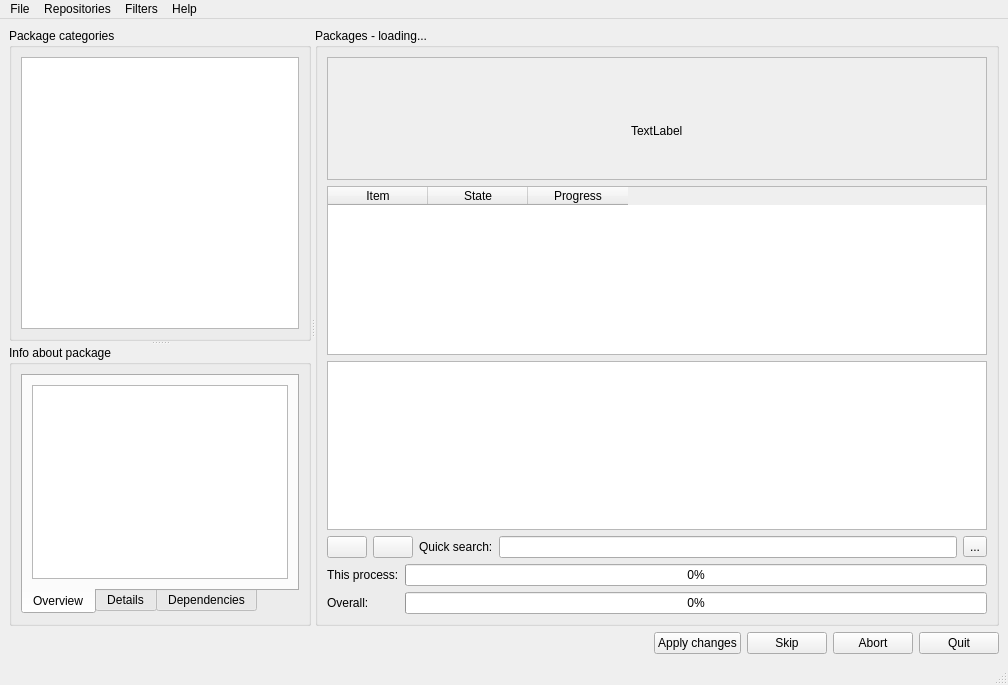
<ui version="4.0" >
 <class>MainWindow</class>
 <widget class="QMainWindow" name="MainWindow" >
  <property name="geometry" >
   <rect>
    <x>0</x>
    <y>0</y>
    <width>1008</width>
    <height>685</height>
   </rect>
  </property>
  <property name="windowTitle" >
   <string>MOPSLinux package manager</string>
  </property>
  <property name="windowIcon" >
   <iconset>/usr/share/mpkg/icons/removed_available.png</iconset>
  </property>
  <widget class="QWidget" name="centralwidget" >
   <layout class="QVBoxLayout" >
    <property name="margin" >
     <number>9</number>
    </property>
    <property name="spacing" >
     <number>6</number>
    </property>
    <item>
     <widget class="QSplitter" name="splitter_3" >
      <property name="orientation" >
       <enum>Qt::Horizontal</enum>
      </property>
      <widget class="QSplitter" name="splitter_2" >
       <property name="orientation" >
        <enum>Qt::Vertical</enum>
       </property>
       <widget class="QGroupBox" name="packageListBox" >
        <property name="sizePolicy" >
         <sizepolicy>
          <hsizetype>5</hsizetype>
          <vsizetype>4</vsizetype>
          <horstretch>0</horstretch>
          <verstretch>144</verstretch>
         </sizepolicy>
        </property>
        <property name="maximumSize" >
         <size>
          <width>16777215</width>
          <height>16777215</height>
         </size>
        </property>
        <property name="sizeIncrement" >
         <size>
          <width>0</width>
          <height>0</height>
         </size>
        </property>
        <property name="title" >
         <string>Package categories</string>
        </property>
        <layout class="QVBoxLayout" >
         <property name="margin" >
          <number>9</number>
         </property>
         <property name="spacing" >
          <number>6</number>
         </property>
         <item>
          <widget class="QSplitter" name="splitter" >
           <property name="orientation" >
            <enum>Qt::Vertical</enum>
           </property>
           <widget class="QListWidget" name="listWidget" >
            <property name="maximumSize" >
             <size>
              <width>515</width>
              <height>16777215</height>
             </size>
            </property>
            <property name="iconSize" >
             <size>
              <width>32</width>
              <height>32</height>
             </size>
            </property>
           </widget>
          </widget>
         </item>
        </layout>
       </widget>
       <widget class="QGroupBox" name="packageInfoBox" >
        <property name="sizePolicy" >
         <sizepolicy>
          <hsizetype>1</hsizetype>
          <vsizetype>4</vsizetype>
          <horstretch>0</horstretch>
          <verstretch>0</verstretch>
         </sizepolicy>
        </property>
        <property name="minimumSize" >
         <size>
          <width>0</width>
          <height>0</height>
         </size>
        </property>
        <property name="sizeIncrement" >
         <size>
          <width>0</width>
          <height>0</height>
         </size>
        </property>
        <property name="title" >
         <string>Info about package</string>
        </property>
        <layout class="QVBoxLayout" >
         <property name="margin" >
          <number>9</number>
         </property>
         <property name="spacing" >
          <number>6</number>
         </property>
         <item>
          <widget class="QTabWidget" name="tabWidget" >
           <property name="tabPosition" >
            <enum>QTabWidget::South</enum>
           </property>
           <property name="tabShape" >
            <enum>QTabWidget::Rounded</enum>
           </property>
           <property name="currentIndex" >
            <number>0</number>
           </property>
           <property name="usesScrollButtons" >
            <bool>true</bool>
           </property>
           <widget class="QWidget" name="tab" >
            <attribute name="title" >
             <string>Overview</string>
            </attribute>
            <layout class="QVBoxLayout" >
             <property name="margin" >
              <number>9</number>
             </property>
             <property name="spacing" >
              <number>6</number>
             </property>
             <item>
              <widget class="QTextEdit" name="overviewEdit" />
             </item>
            </layout>
           </widget>
           <widget class="QWidget" name="tab_2" >
            <attribute name="title" >
             <string>Details</string>
            </attribute>
            <layout class="QHBoxLayout" >
             <property name="margin" >
              <number>9</number>
             </property>
             <property name="spacing" >
              <number>6</number>
             </property>
             <item>
              <widget class="QTextEdit" name="detailedEdit" />
             </item>
            </layout>
           </widget>
           <widget class="QWidget" name="tab_3" >
            <attribute name="title" >
             <string>Dependencies</string>
            </attribute>
            <layout class="QHBoxLayout" >
             <property name="margin" >
              <number>9</number>
             </property>
             <property name="spacing" >
              <number>6</number>
             </property>
             <item>
              <widget class="QTreeWidget" name="depTreeWidget" />
             </item>
            </layout>
           </widget>
          </widget>
         </item>
        </layout>
       </widget>
      </widget>
      <widget class="QGroupBox" name="packagesBox" >
       <property name="sizePolicy" >
        <sizepolicy>
         <hsizetype>4</hsizetype>
         <vsizetype>5</vsizetype>
         <horstretch>10</horstretch>
         <verstretch>0</verstretch>
        </sizepolicy>
       </property>
       <property name="minimumSize" >
        <size>
         <width>300</width>
         <height>200</height>
        </size>
       </property>
       <property name="title" >
        <string>Packages - loading...</string>
       </property>
       <property name="flat" >
        <bool>false</bool>
       </property>
       <layout class="QVBoxLayout" >
        <property name="margin" >
         <number>9</number>
        </property>
        <property name="spacing" >
         <number>6</number>
        </property>
        <item>
         <widget class="QFrame" name="splashFrame" >
          <property name="autoFillBackground" >
           <bool>true</bool>
          </property>
          <property name="frameShape" >
           <enum>QFrame::StyledPanel</enum>
          </property>
          <property name="frameShadow" >
           <enum>QFrame::Raised</enum>
          </property>
          <layout class="QVBoxLayout" >
           <property name="margin" >
            <number>9</number>
           </property>
           <property name="spacing" >
            <number>6</number>
           </property>
           <item>
            <spacer>
             <property name="orientation" >
              <enum>Qt::Vertical</enum>
             </property>
             <property name="sizeHint" >
              <size>
               <width>20</width>
               <height>40</height>
              </size>
             </property>
            </spacer>
           </item>
           <item>
            <layout class="QHBoxLayout" >
             <property name="margin" >
              <number>0</number>
             </property>
             <property name="spacing" >
              <number>6</number>
             </property>
             <item>
              <spacer>
               <property name="orientation" >
                <enum>Qt::Horizontal</enum>
               </property>
               <property name="sizeHint" >
                <size>
                 <width>40</width>
                 <height>20</height>
                </size>
               </property>
              </spacer>
             </item>
             <item>
              <widget class="QLabel" name="loadingLabel" >
               <property name="text" >
                <string/>
               </property>
              </widget>
             </item>
             <item>
              <spacer>
               <property name="orientation" >
                <enum>Qt::Horizontal</enum>
               </property>
               <property name="sizeHint" >
                <size>
                 <width>40</width>
                 <height>20</height>
                </size>
               </property>
              </spacer>
             </item>
            </layout>
           </item>
           <item>
            <layout class="QHBoxLayout" >
             <property name="margin" >
              <number>0</number>
             </property>
             <property name="spacing" >
              <number>6</number>
             </property>
             <item>
              <spacer>
               <property name="orientation" >
                <enum>Qt::Horizontal</enum>
               </property>
               <property name="sizeHint" >
                <size>
                 <width>40</width>
                 <height>20</height>
                </size>
               </property>
              </spacer>
             </item>
             <item>
              <widget class="QLabel" name="indicatorLabel" >
               <property name="text" >
                <string>TextLabel</string>
               </property>
              </widget>
             </item>
             <item>
              <spacer>
               <property name="orientation" >
                <enum>Qt::Horizontal</enum>
               </property>
               <property name="sizeHint" >
                <size>
                 <width>40</width>
                 <height>20</height>
                </size>
               </property>
              </spacer>
             </item>
            </layout>
           </item>
           <item>
            <spacer>
             <property name="orientation" >
              <enum>Qt::Vertical</enum>
             </property>
             <property name="sizeHint" >
              <size>
               <width>20</width>
               <height>40</height>
              </size>
             </property>
            </spacer>
           </item>
          </layout>
         </widget>
        </item>
        <item>
         <widget class="QTableWidget" name="progressTable" >
          <property name="editTriggers" >
           <set>QAbstractItemView::NoEditTriggers</set>
          </property>
          <property name="selectionMode" >
           <enum>QAbstractItemView::NoSelection</enum>
          </property>
          <property name="selectionBehavior" >
           <enum>QAbstractItemView::SelectRows</enum>
          </property>
          <property name="showGrid" >
           <bool>false</bool>
          </property>
          <column>
           <property name="text" >
            <string>Item</string>
           </property>
          </column>
          <column>
           <property name="text" >
            <string>State</string>
           </property>
          </column>
          <column>
           <property name="text" >
            <string>Progress</string>
           </property>
          </column>
         </widget>
        </item>
        <item>
         <widget class="QTableWidget" name="packageTable" >
          <property name="baseSize" >
           <size>
            <width>0</width>
            <height>0</height>
           </size>
          </property>
          <property name="mouseTracking" >
           <bool>false</bool>
          </property>
          <property name="contextMenuPolicy" >
           <enum>Qt::CustomContextMenu</enum>
          </property>
          <property name="frameShape" >
           <enum>QFrame::StyledPanel</enum>
          </property>
          <property name="horizontalScrollBarPolicy" >
           <enum>Qt::ScrollBarAlwaysOff</enum>
          </property>
          <property name="autoScroll" >
           <bool>true</bool>
          </property>
          <property name="editTriggers" >
           <set>QAbstractItemView::NoEditTriggers</set>
          </property>
          <property name="tabKeyNavigation" >
           <bool>false</bool>
          </property>
          <property name="alternatingRowColors" >
           <bool>true</bool>
          </property>
          <property name="selectionMode" >
           <enum>QAbstractItemView::ExtendedSelection</enum>
          </property>
          <property name="selectionBehavior" >
           <enum>QAbstractItemView::SelectRows</enum>
          </property>
          <property name="verticalScrollMode" >
           <enum>QAbstractItemView::ScrollPerItem</enum>
          </property>
          <property name="horizontalScrollMode" >
           <enum>QAbstractItemView::ScrollPerItem</enum>
          </property>
          <property name="showGrid" >
           <bool>true</bool>
          </property>
          <property name="gridStyle" >
           <enum>Qt::DotLine</enum>
          </property>
          <property name="sortingEnabled" >
           <bool>false</bool>
          </property>
         </widget>
        </item>
        <item>
         <layout class="QHBoxLayout" >
          <property name="margin" >
           <number>0</number>
          </property>
          <property name="spacing" >
           <number>6</number>
          </property>
          <item>
           <widget class="QPushButton" name="selectAllButton" >
            <property name="text" >
             <string/>
            </property>
            <property name="icon" >
             <iconset>/usr/share/mpkg/icons/install.png</iconset>
            </property>
           </widget>
          </item>
          <item>
           <widget class="QPushButton" name="deselectAllButton" >
            <property name="text" >
             <string/>
            </property>
            <property name="icon" >
             <iconset>/usr/share/mpkg/icons/purge.png</iconset>
            </property>
           </widget>
          </item>
          <item>
           <widget class="QLabel" name="quickSearchLabel" >
            <property name="text" >
             <string>Quick search:</string>
            </property>
           </widget>
          </item>
          <item>
           <widget class="QLineEdit" name="quickPackageSearchEdit" />
          </item>
          <item>
           <widget class="QToolButton" name="clearSearchButton" >
            <property name="text" >
             <string>...</string>
            </property>
            <property name="icon" >
             <iconset>/usr/share/mpkg/icons/clear_left.png</iconset>
            </property>
           </widget>
          </item>
         </layout>
        </item>
        <item>
         <layout class="QGridLayout" >
          <property name="margin" >
           <number>0</number>
          </property>
          <property name="spacing" >
           <number>6</number>
          </property>
          <item row="0" column="0" >
           <widget class="QLabel" name="totalLabel" >
            <property name="text" >
             <string>This process:</string>
            </property>
           </widget>
          </item>
          <item row="1" column="1" >
           <widget class="QProgressBar" name="progressBar" >
            <property name="enabled" >
             <bool>true</bool>
            </property>
            <property name="statusTip" >
             <string/>
            </property>
            <property name="whatsThis" >
             <string/>
            </property>
            <property name="value" >
             <number>0</number>
            </property>
            <property name="alignment" >
             <set>Qt::AlignLeading|Qt::AlignLeft|Qt::AlignVCenter</set>
            </property>
            <property name="orientation" >
             <enum>Qt::Horizontal</enum>
            </property>
           </widget>
          </item>
          <item row="1" column="0" >
           <widget class="QLabel" name="currentLabel" >
            <property name="text" >
             <string>Overall:</string>
            </property>
           </widget>
          </item>
          <item row="0" column="1" >
           <widget class="QProgressBar" name="progressBar2" >
            <property name="value" >
             <number>0</number>
            </property>
            <property name="orientation" >
             <enum>Qt::Horizontal</enum>
            </property>
           </widget>
          </item>
         </layout>
        </item>
       </layout>
      </widget>
     </widget>
    </item>
    <item>
     <layout class="QHBoxLayout" >
      <property name="margin" >
       <number>0</number>
      </property>
      <property name="spacing" >
       <number>6</number>
      </property>
      <item>
       <widget class="QLabel" name="statLabel" >
        <property name="sizePolicy" >
         <sizepolicy>
          <hsizetype>3</hsizetype>
          <vsizetype>5</vsizetype>
          <horstretch>0</horstretch>
          <verstretch>0</verstretch>
         </sizepolicy>
        </property>
        <property name="text" >
         <string/>
        </property>
       </widget>
      </item>
      <item>
       <widget class="QPushButton" name="applyButton" >
        <property name="text" >
         <string>Apply changes</string>
        </property>
       </widget>
      </item>
      <item>
       <layout class="QHBoxLayout" >
        <property name="margin" >
         <number>0</number>
        </property>
        <property name="spacing" >
         <number>6</number>
        </property>
        <item>
         <widget class="QPushButton" name="skipButton" >
          <property name="text" >
           <string>Skip</string>
          </property>
         </widget>
        </item>
        <item>
         <widget class="QPushButton" name="abortButton" >
          <property name="text" >
           <string>Abort</string>
          </property>
         </widget>
        </item>
        <item>
         <widget class="QPushButton" name="quitButton" >
          <property name="text" >
           <string>Quit</string>
          </property>
         </widget>
        </item>
       </layout>
      </item>
     </layout>
    </item>
   </layout>
  </widget>
  <widget class="QMenuBar" name="menubar" >
   <property name="geometry" >
    <rect>
     <x>0</x>
     <y>0</y>
     <width>1008</width>
     <height>28</height>
    </rect>
   </property>
   <widget class="QMenu" name="menuRepositories" >
    <property name="title" >
     <string>Repositories</string>
    </property>
    <addaction name="actionAdd_remove_repositories" />
    <addaction name="actionUpdate_data" />
   </widget>
   <widget class="QMenu" name="menuHelp" >
    <property name="title" >
     <string>Help</string>
    </property>
    <addaction name="actionHelp_topics" />
    <addaction name="actionMini_FAQ" />
    <addaction name="actionAbout" />
   </widget>
   <widget class="QMenu" name="menuFile" >
    <property name="title" >
     <string>File</string>
    </property>
    <addaction name="actionPreferences" />
    <addaction name="actionCore_settings" />
    <addaction name="separator" />
    <addaction name="actionCommit_changes" />
    <addaction name="actionReset_changes" />
    <addaction name="actionReset_all_queue" />
    <addaction name="separator" />
    <addaction name="actionSave_queue" />
    <addaction name="actionClean_cache" />
    <addaction name="separator" />
    <addaction name="actionQuit" />
   </widget>
   <widget class="QMenu" name="menuFilters" >
    <property name="title" >
     <string>Filters</string>
    </property>
    <addaction name="actionShow_available" />
    <addaction name="actionShow_installed" />
    <addaction name="actionShow_broken" />
    <addaction name="actionShow_configexist" />
    <addaction name="actionShow_queue" />
    <addaction name="actionCustom_filter" />
    <addaction name="actionShow_install" />
    <addaction name="actionShow_purge" />
    <addaction name="actionShow_unavailable" />
    <addaction name="actionShow_deprecated" />
   </widget>
   <addaction name="menuFile" />
   <addaction name="menuRepositories" />
   <addaction name="menuFilters" />
   <addaction name="menuHelp" />
  </widget>
  <widget class="QStatusBar" name="statusbar" />
  <action name="actionAdd_remove_repositories" >
   <property name="icon" >
    <iconset>/usr/share/mpkg/icons/icons/taskbar.png</iconset>
   </property>
   <property name="text" >
    <string>Add/remove repositories</string>
   </property>
  </action>
  <action name="actionInstalled" >
   <property name="text" >
    <string>Installed</string>
   </property>
  </action>
  <action name="actionAvailable" >
   <property name="text" >
    <string>Installed</string>
   </property>
  </action>
  <action name="actionAvailable_2" >
   <property name="text" >
    <string>Available</string>
   </property>
  </action>
  <action name="actionShow_installed" >
   <property name="checkable" >
    <bool>true</bool>
   </property>
   <property name="checked" >
    <bool>true</bool>
   </property>
   <property name="icon" >
    <iconset>/usr/share/mpkg/icons/installed.png</iconset>
   </property>
   <property name="text" >
    <string>Show installed</string>
   </property>
   <property name="shortcut" >
    <string>Ctrl+2</string>
   </property>
  </action>
  <action name="actionShow_available" >
   <property name="checkable" >
    <bool>true</bool>
   </property>
   <property name="checked" >
    <bool>true</bool>
   </property>
   <property name="icon" >
    <iconset>/usr/share/mpkg/icons/available.png</iconset>
   </property>
   <property name="text" >
    <string>Show available</string>
   </property>
   <property name="shortcut" >
    <string>Ctrl+1</string>
   </property>
  </action>
  <action name="actionShow_broken" >
   <property name="checkable" >
    <bool>true</bool>
   </property>
   <property name="checked" >
    <bool>true</bool>
   </property>
   <property name="icon" >
    <iconset>/usr/share/mpkg/icons/warning.png</iconset>
   </property>
   <property name="text" >
    <string>Show broken</string>
   </property>
   <property name="visible" >
    <bool>false</bool>
   </property>
  </action>
  <action name="actionShow_configexist" >
   <property name="checkable" >
    <bool>true</bool>
   </property>
   <property name="checked" >
    <bool>true</bool>
   </property>
   <property name="icon" >
    <iconset>/usr/share/mpkg/icons/remove.png</iconset>
   </property>
   <property name="text" >
    <string>Show not purged</string>
   </property>
   <property name="iconText" >
    <string>Show not purged</string>
   </property>
   <property name="toolTip" >
    <string>Show packages that have config files (i.e. not purged)</string>
   </property>
   <property name="whatsThis" >
    <string/>
   </property>
   <property name="shortcut" >
    <string>Ctrl+3</string>
   </property>
  </action>
  <action name="actionShow_queue" >
   <property name="checkable" >
    <bool>true</bool>
   </property>
   <property name="checked" >
    <bool>true</bool>
   </property>
   <property name="icon" >
    <iconset>/usr/share/mpkg/icons/install.png</iconset>
   </property>
   <property name="text" >
    <string>Show queued</string>
   </property>
   <property name="iconText" >
    <string>Show queued</string>
   </property>
   <property name="toolTip" >
    <string>Show queued</string>
   </property>
   <property name="visible" >
    <bool>false</bool>
   </property>
  </action>
  <action name="actionCustom_filter" >
   <property name="text" >
    <string>Custom filter...</string>
   </property>
   <property name="visible" >
    <bool>false</bool>
   </property>
  </action>
  <action name="actionHelp_topics" >
   <property name="text" >
    <string>Help topics</string>
   </property>
   <property name="visible" >
    <bool>false</bool>
   </property>
  </action>
  <action name="actionMini_FAQ" >
   <property name="text" >
    <string>Mini-FAQ</string>
   </property>
   <property name="visible" >
    <bool>false</bool>
   </property>
  </action>
  <action name="actionAbout" >
   <property name="icon" >
    <iconset>/usr/share/mpkg/icons/warning.png</iconset>
   </property>
   <property name="text" >
    <string>About...</string>
   </property>
  </action>
  <action name="actionPreferences" >
   <property name="icon" >
    <iconset>/usr/share/mpkg/icons/icons/default.kde/32x32/apps/package_utilities.png</iconset>
   </property>
   <property name="text" >
    <string>Preferences</string>
   </property>
   <property name="shortcut" >
    <string>Ctrl+P</string>
   </property>
  </action>
  <action name="actionCore_settings" >
   <property name="icon" >
    <iconset>/usr/share/mpkg/icons/icons/default.kde/32x32/apps/kcmprocessor.png</iconset>
   </property>
   <property name="text" >
    <string>Core settings</string>
   </property>
  </action>
  <action name="actionCommit_changes" >
   <property name="icon" >
    <iconset>/usr/share/mpkg/icons/installed.png</iconset>
   </property>
   <property name="text" >
    <string>Commit changes</string>
   </property>
   <property name="shortcut" >
    <string>Ctrl+S</string>
   </property>
  </action>
  <action name="actionReset_changes" >
   <property name="icon" >
    <iconset>/opt/kde/share/icons/crystalsvg/48x48/actions/rotate_ccw.png</iconset>
   </property>
   <property name="text" >
    <string>Reset changes</string>
   </property>
   <property name="shortcut" >
    <string>Ctrl+L</string>
   </property>
  </action>
  <action name="actionReset_all_queue" >
   <property name="icon" >
    <iconset>/opt/kde/share/icons/crystalsvg/48x48/actions/eraser.png</iconset>
   </property>
   <property name="text" >
    <string>Reset all queue</string>
   </property>
  </action>
  <action name="actionSave_queue" >
   <property name="icon" >
    <iconset>/opt/kde/share/icons/crystalsvg/32x32/actions/filesave.png</iconset>
   </property>
   <property name="text" >
    <string>Save queue</string>
   </property>
  </action>
  <action name="actionQuit" >
   <property name="icon" >
    <iconset>/opt/kde/share/icons/crystalsvg/48x48/actions/exit.png</iconset>
   </property>
   <property name="text" >
    <string>Quit</string>
   </property>
   <property name="shortcut" >
    <string>Ctrl+Q</string>
   </property>
  </action>
  <action name="actionClean_cache" >
   <property name="icon" >
    <iconset>/opt/kde/share/icons/crystalsvg/128x128/filesystems/trashcan_full.png</iconset>
   </property>
   <property name="text" >
    <string>Clean cache</string>
   </property>
  </action>
  <action name="actionShow_install" >
   <property name="checkable" >
    <bool>true</bool>
   </property>
   <property name="checked" >
    <bool>true</bool>
   </property>
   <property name="text" >
    <string>Show queued</string>
   </property>
   <property name="visible" >
    <bool>false</bool>
   </property>
  </action>
  <action name="actionShow_purge" >
   <property name="checkable" >
    <bool>true</bool>
   </property>
   <property name="checked" >
    <bool>true</bool>
   </property>
   <property name="text" >
    <string>Show purge</string>
   </property>
   <property name="visible" >
    <bool>false</bool>
   </property>
  </action>
  <action name="actionShow_unavailable" >
   <property name="checkable" >
    <bool>true</bool>
   </property>
   <property name="checked" >
    <bool>true</bool>
   </property>
   <property name="icon" >
    <iconset>/usr/share/mpkg/icons/unknown.png</iconset>
   </property>
   <property name="text" >
    <string>Show unavailable</string>
   </property>
   <property name="shortcut" >
    <string>Ctrl+4</string>
   </property>
  </action>
  <action name="actionUpdate_data" >
   <property name="icon" >
    <iconset>/opt/kde/share/icons/crystalsvg/48x48/actions/reload.png</iconset>
   </property>
   <property name="text" >
    <string>Update data</string>
   </property>
  </action>
  <action name="actionShow_deprecated" >
   <property name="checkable" >
    <bool>true</bool>
   </property>
   <property name="checked" >
    <bool>true</bool>
   </property>
   <property name="icon" >
    <iconset>/usr/share/mpkg/icons/deprecated_available.png</iconset>
   </property>
   <property name="text" >
    <string>Show deprecated</string>
   </property>
   <property name="shortcut" >
    <string>Ctrl+5</string>
   </property>
  </action>
 </widget>
 <resources/>
 <connections/>
</ui>
